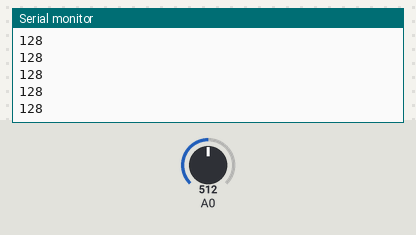
This sketch was run on a simulated Arduino Uno, built with avr-gcc and run on an emulated ATmega328P. Shown: the last lines printed to the serial monitor. The inputs (shaded band) are chosen by the test bench; at power-on: A0 = 512.

Above: at 1.2 s.
1.3 s: A0 set to 716
At 2.2 s:
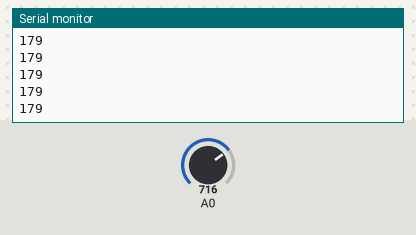
2.8 s: A0 set to 900
At 3.3 s:
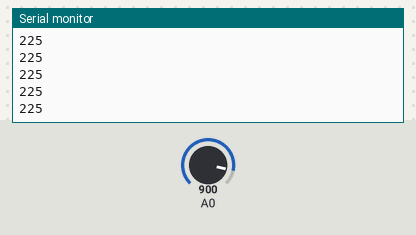
Timing chart, 0 to 5.8 s (numbered marks = the images above; inputs shaded):
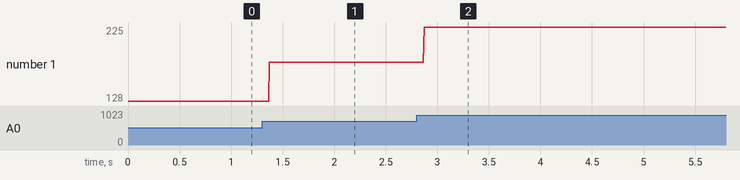

Measured:
- after the input at 1.3 s, the serial monitor: prints a new line after 0.07 s (image 1)
- after the input at 2.8 s, the serial monitor: prints a new line after 0.07 s (image 2)
- plotted number 1: 128 → 179 after the input at 1.3 s, 179 → 225 after the input at 2.8 s

The sketch:

week_5_project_14.ino
```cpp
void setup() {
  Serial.begin(9600);
}

void loop() {
  // write to serial the r  eadings of our pot
  //Serial.println(analogRead(A0));
  int pot_value = analogRead(A0) / 4;
  Serial.println(pot_value);
  delay(1);
}
```
